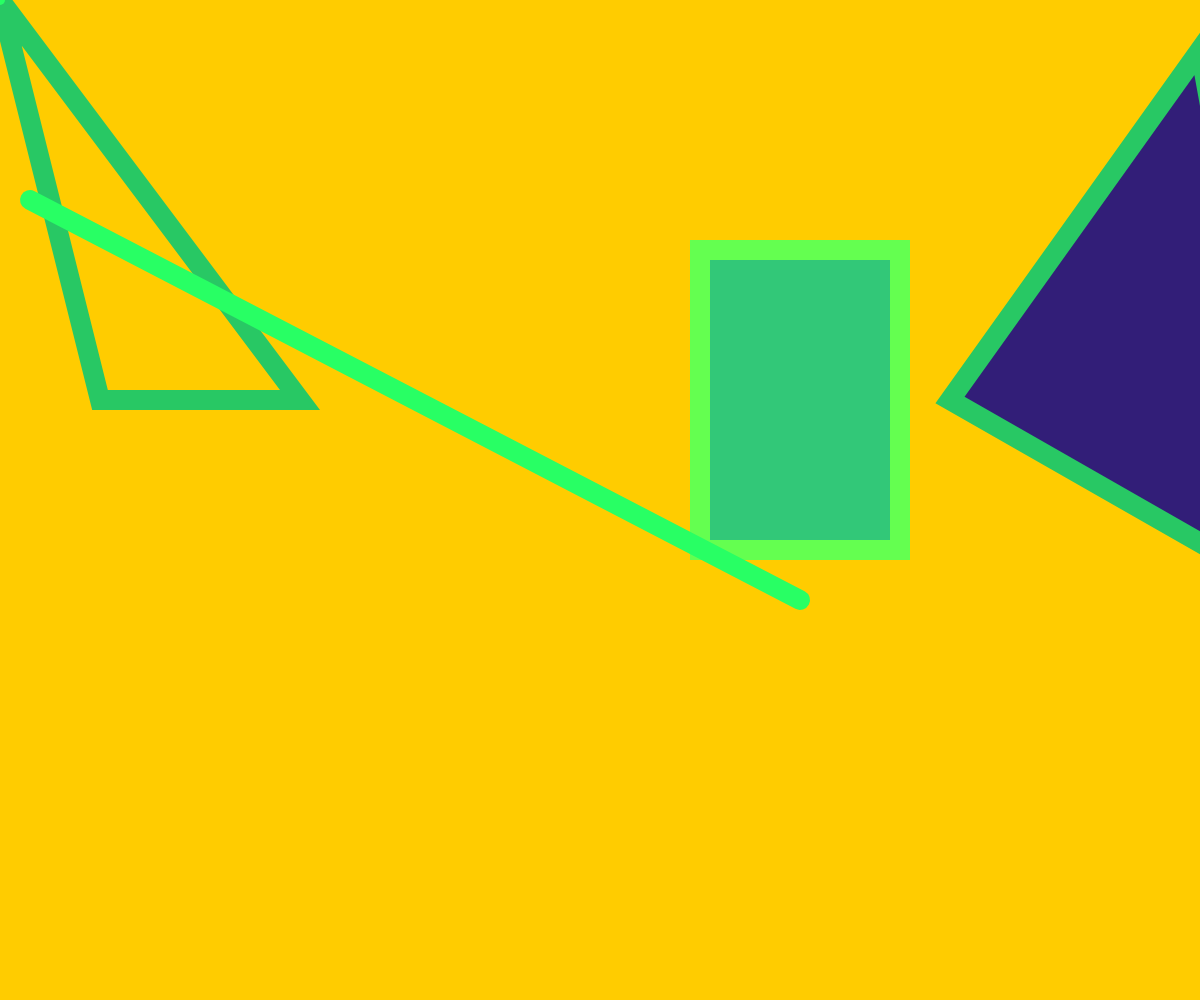
Frame 1 (no input)
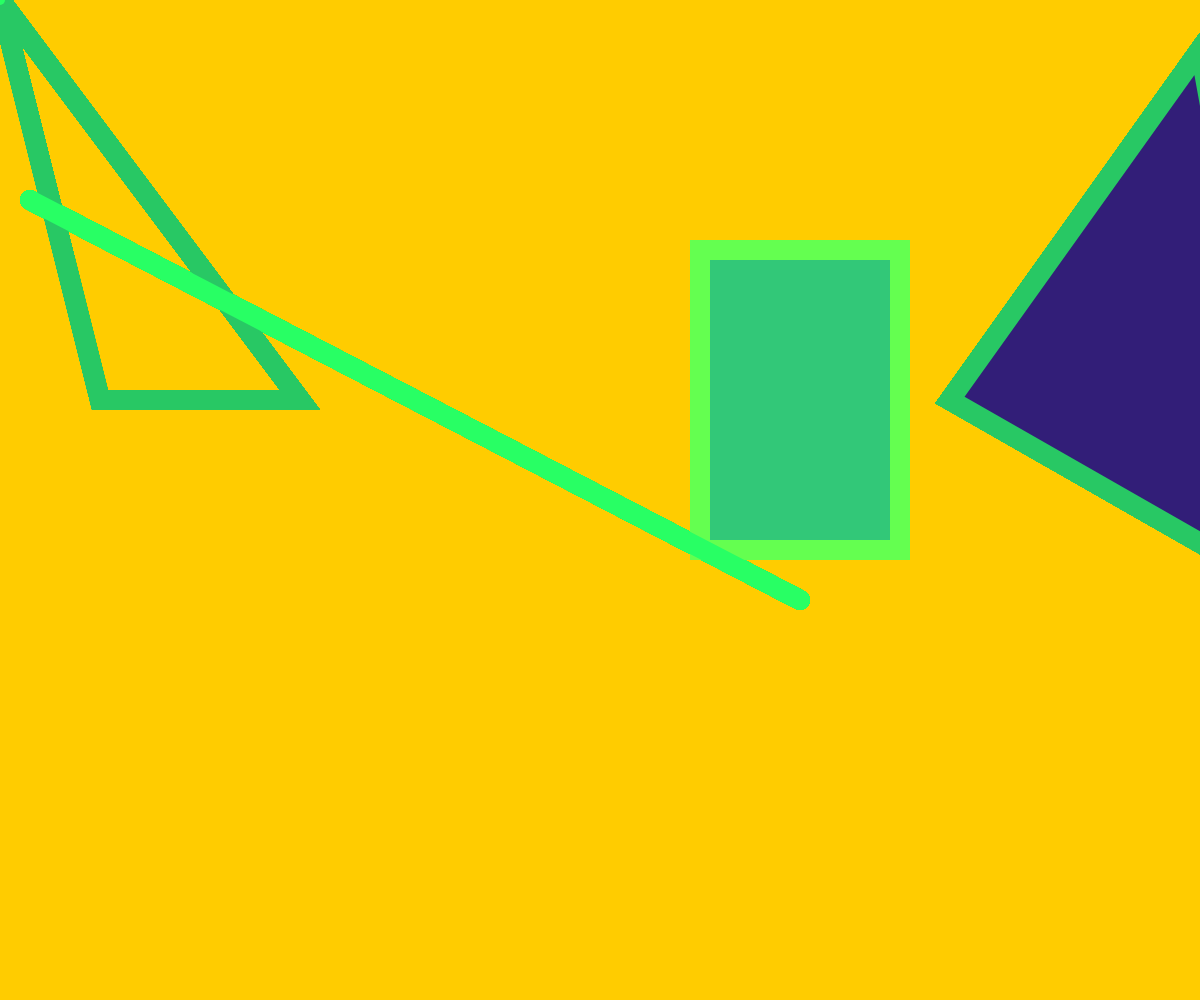
Frame 60 (no input)
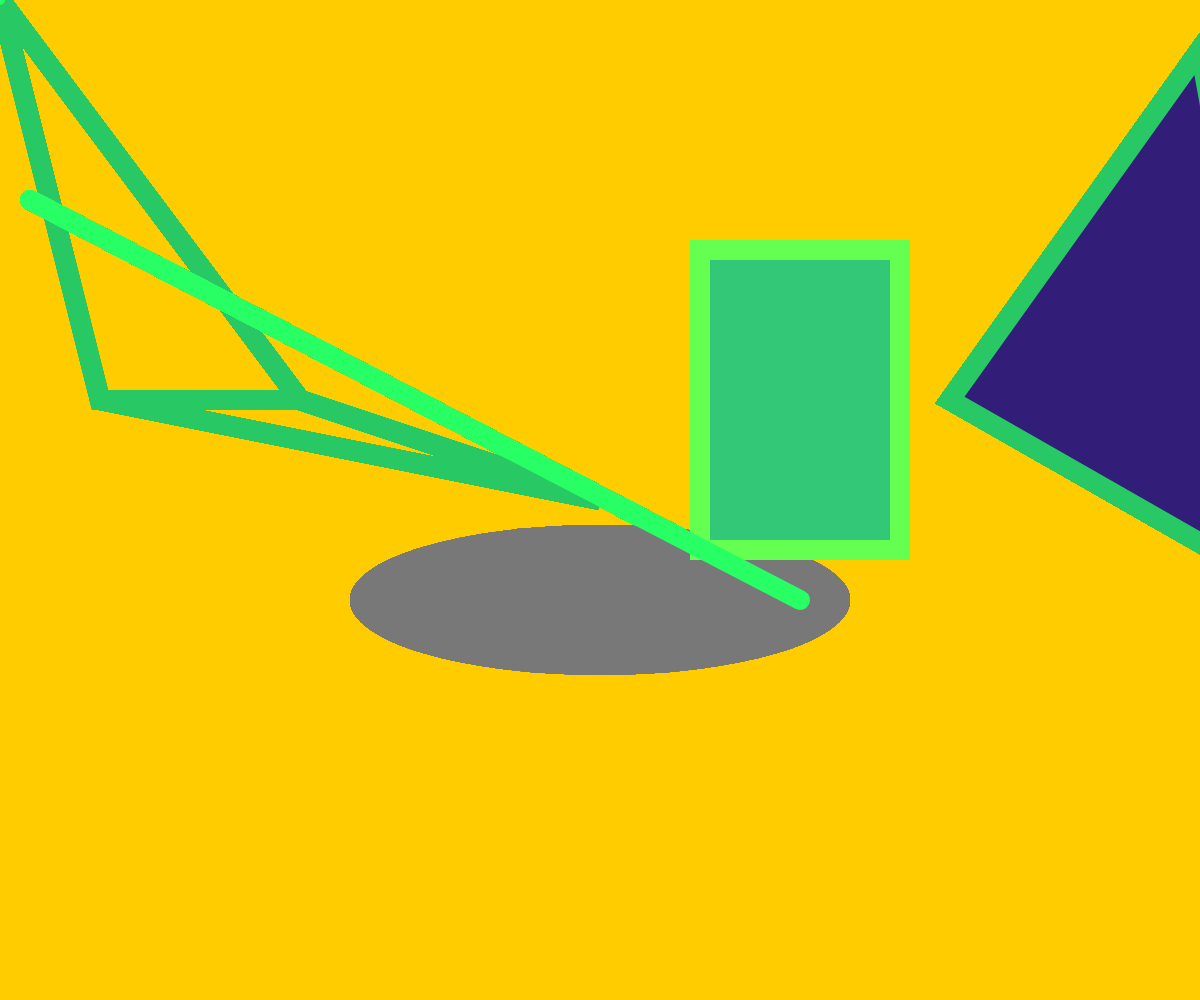
Frame 120 (the mouse pressed at the canvas centre since frame 60)

The p5.js sketch that drew these frames (run headless with seeded random() and noise() and a simulated clock; from frame 60 on, the mouse is pressed at the canvas centre):

// p5.js sketch
// ── sketch.js


function setup() {
  // put setup code here to run once固定代码

  // create canvas 500 by 500 px创建画布
  createCanvas(windowWidth, windowHeight);

  background(255, 204, 0);

  //print(windowWidth);查看网页宽

  //change rectangle x,y coordinates to center of rect矩形中心
  rectMode(CENTER);
}

function draw() {
  smooth();

  //styles for the ellipse圆形颜色和描边
  noStroke();
  // put drawing code here to run in a loop循环代码/画形状
  ellipse(mouseX, mouseX, mouseY, 150);

  //styles for the rect矩形颜色和描边
  stroke(100, 255, 80);
  strokeWeight(20);
  fill(50, 200, 120);
  rect(800, 400, 200, 300);

  //styles for the triangle三角形颜色和描边
  stroke(40, 200, 100);
  strokeWeight(20);
  fill(50, 30, 120);
  triangle(1200, 50, 1300, 600, 950, 400);

  noFill();
  triangle(300, 400, 100, 400, mouseX, mouseY);

  //styles for the point鼠标轨迹实时跟踪
  fill(120);
  stroke(40, 280, 100);
  strokeWeight(10);
  //point is only x, y coordinates
  point(mouseX, mouseY);
  print(mouseX);
  strokeWeight(20);
  line(30, 200, 800, 600);
}
